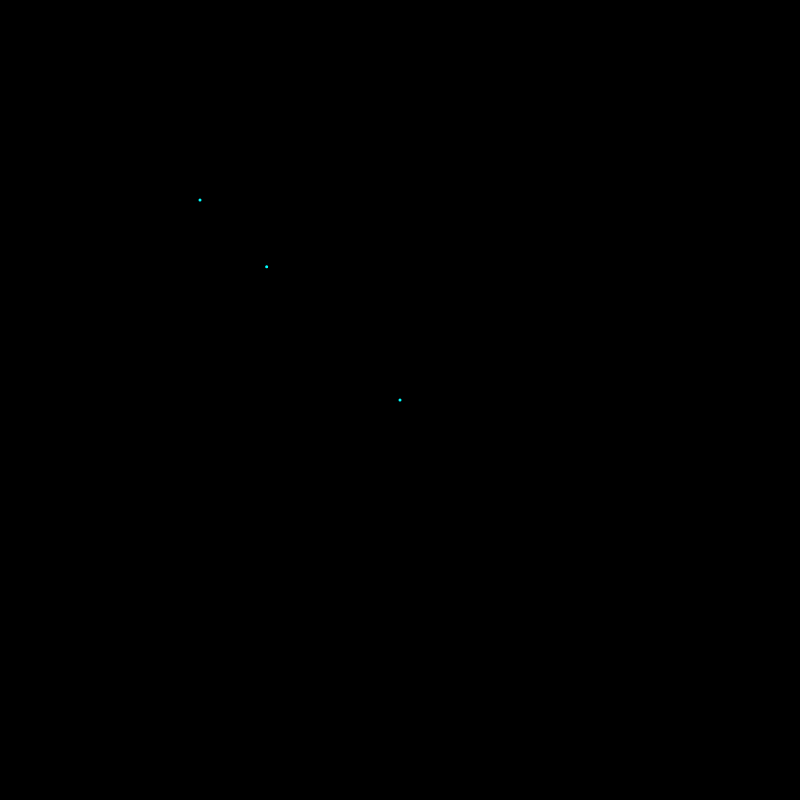
Frame 1 (no input)
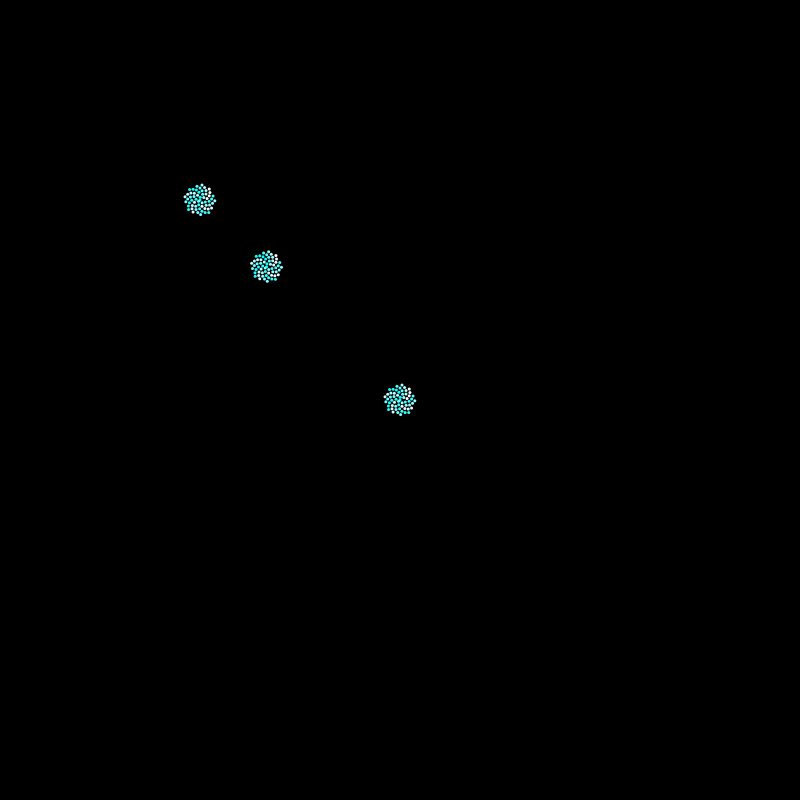
Frame 60 (no input)
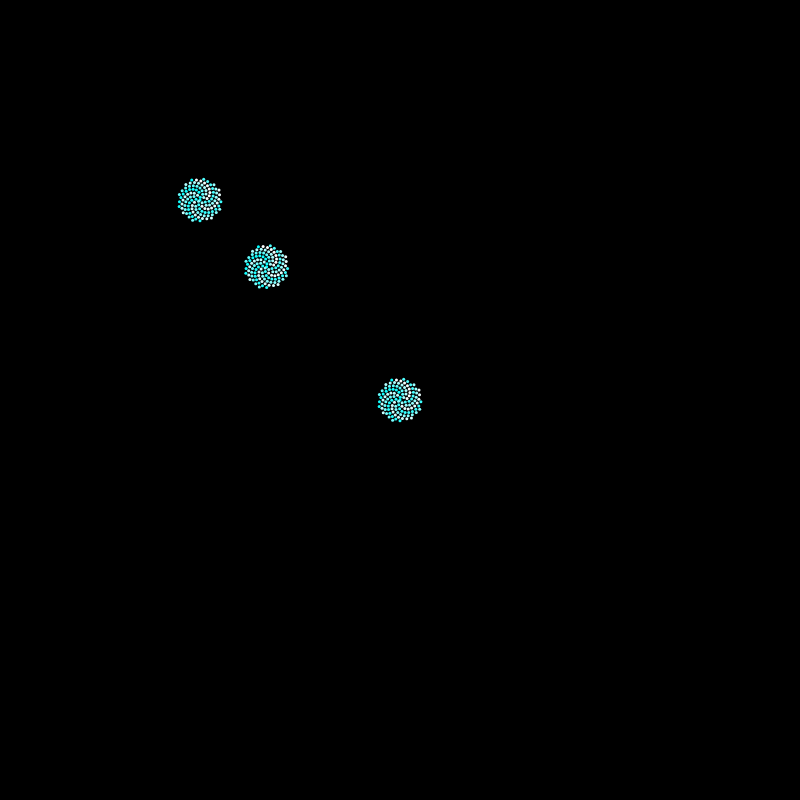
Frame 120 (the mouse pressed at the canvas centre since frame 60)

The p5.js sketch that drew these frames (run headless with seeded random() and noise() and a simulated clock; from frame 60 on, the mouse is pressed at the canvas centre):

// p5.js sketch
// ── sketch.js
var n = 0;
var c = 2;
var cv;

function centerCanvas() {
  var x = (windowWidth - width) / 2;
  var y = (windowHeight - height) / 2;
  cv.position(x,y);
}

function setup() {
  cv = createCanvas(800, 800);
  centerCanvas();
  angleMode(DEGREES);
  background("black");
}

function windowResized() {
  centerCanvas();
}

function draw() {

  // a = angle
  var a = n * 137.5;

  // r = radius
  var r = c * sqrt(n);


  var x = r * cos(a) + width/2;
  var y = r * sin(a) + height/2;

  var x2 = r * cos(a) + width/3;
  var y2 = r * sin(a) + height/3;

  var x3 = r * cos(a) + width/4;
  var y3 = r * sin(a) + height/4;

  fill((a-r) % 255, 255, 255, 255);
  noStroke();
  ellipse(x,y, 3, 3);
  ellipse(x2, y2, 3, 3);
  ellipse(x3, y3, 3, 3);
  n++;
}
